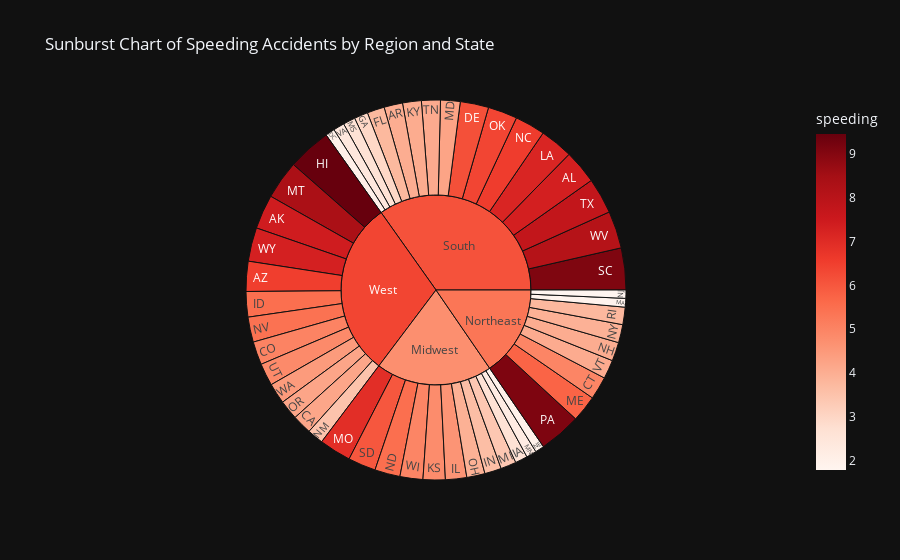

The cell this chart's notebook holds for it:
### Code cell
#sunburst chart of region wise and statewise speeding accidents
fig = px.sunburst(df,
                  path=['region','abbrev'],
                  values='speeding',
                  title="Sunburst Chart of Speeding Accidents by Region and State",
                  color='speeding',
                  color_continuous_scale='Reds',
                  template='plotly_dark')
fig.show()

### Figure 1 — Plotly figure (JSON) as saved in the notebook; plotly's stock layout.template omitted (floating-point values rounded to 4 significant figures)
{"data": [{"branchvalues": "total", "customdata": [[7.332], [7.421], [6.51], [4.032], [4.2], [5.032], [4.968], [6.156], [2.006], [3.759], [2.964], [9.45], [5.508], [4.608], [3.625], [2.669], [4.806], [4.066], [7.175], [5.738], [4.25], [1.886], [3.384], [2.208], [2.64], [6.923], [8.346], [1.937], [5.439], [4.06], [1.792], [3.496], [3.936], [6.552], [5.497], [3.948], [6.368], [4.224], [9.1], [3.774], [9.082], [6.014], [4.095], [7.76], [4.859], [4.08], [2.413], [4.452], [8.092], [4.968], [7.308], [6.109], [6.377], [5.34], [4.73]], "domain": {"x": [0, 1], "y": [0, 1]}, "hovertemplate": "labels=%{label}<br>speeding_sum=%{value}<br>parent=%{parent}<br>id=%{id}<br>speeding=%{color}<extra></extra>", "ids": ["South/AL", "West/AK", "West/AZ", "South/AR", "West/CA", "West/CO", "Northeast/CT", "South/DE", "South/DC", "South/FL", "South/GA", "West/HI", "West/ID", "Midwest/IL", "Midwest/IN", "Midwest/IA", "Midwest/KS", "South/KY", "South/LA", "Northeast/ME", "South/MD", "Northeast/MA", "Midwest/MI", "Midwest/MN", "South/MS", "Midwest/MO", "West/MT", "Midwest/NE", "West/NV", "Northeast/NH", "Northeast/NJ", "West/NM", "Northeast/NY", "South/NC", "Midwest/ND", "Midwest/OH", "South/OK", "West/OR", "Northeast/PA", "Northeast/RI", "South/SC", "Midwest/SD", "South/TN", "South/TX", "West/UT", "Northeast/VT", "South/VA", "West/WA", "South/WV", "Midwest/WI", "West/WY", "South", "West", "Northeast", "Midwest"], "labels": ["AL", "AK", "AZ", "AR", "CA", "CO", "CT", "DE", "DC", "FL", "GA", "HI", "ID", "IL", "IN", "IA", "KS", "KY", "LA", "ME", "MD", "MA", "MI", "MN", "MS", "MO", "MT", "NE", "NV", "NH", "NJ", "NM", "NY", "NC", "ND", "OH", "OK", "OR", "PA", "RI", "SC", "SD", "TN", "TX", "UT", "VT", "VA", "WA", "WV", "WI", "WY", "South", "West", "Northeast", "Midwest"], "marker": {"coloraxis": "coloraxis", "colors": [7.332, 7.421, 6.51, 4.032, 4.2, 5.032, 4.968, 6.156, 2.006, 3.759, 2.964, 9.45, 5.508, 4.608, 3.625, 2.669, 4.806, 4.066, 7.175, 5.738, 4.25, 1.886, 3.384, 2.208, 2.64, 6.923, 8.346, 1.937, 5.439, 4.06, 1.792, 3.496, 3.936, 6.552, 5.497, 3.948, 6.368, 4.224, 9.1, 3.774, 9.082, 6.014, 4.095, 7.76, 4.859, 4.08, 2.413, 4.452, 8.092, 4.968, 7.308, 6.109, 6.377, 5.34, 4.73]}, "name": "", "parents": ["South", "West", "West", "South", "West", "West", "Northeast", "South", "South", "South", "South", "West", "West", "Midwest", "Midwest", "Midwest", "Midwest", "South", "South", "Northeast", "South", "Northeast", "Midwest", "Midwest", "South", "Midwest", "West", "Midwest", "West", "Northeast", "Northeast", "West", "Northeast", "South", "Midwest", "Midwest", "South", "West", "Northeast", "Northeast", "South", "Midwest", "South", "South", "West", "Northeast", "South", "West", "South", "Midwest", "West", "", "", "", ""], "type": "sunburst", "values": [7.332, 7.421, 6.51, 4.032, 4.2, 5.032, 4.968, 6.156, 2.006, 3.759, 2.964, 9.45, 5.508, 4.608, 3.625, 2.669, 4.806, 4.066, 7.175, 5.738, 4.25, 1.886, 3.384, 2.208, 2.64, 6.923, 8.346, 1.937, 5.439, 4.06, 1.792, 3.496, 3.936, 6.552, 5.497, 3.948, 6.368, 4.224, 9.1, 3.774, 9.082, 6.014, 4.095, 7.76, 4.859, 4.08, 2.413, 4.452, 8.092, 4.968, 7.308, 88.74, 76.25, 39.33, 50.59]}], "layout": {"coloraxis": {"colorbar": {"title": {"text": "speeding"}}, "colorscale": [[0, "rgb(255,245,240)"], [0.125, "rgb(254,224,210)"], [0.25, "rgb(252,187,161)"], [0.375, "rgb(252,146,114)"], [0.5, "rgb(251,106,74)"], [0.625, "rgb(239,59,44)"], [0.75, "rgb(203,24,29)"], [0.875, "rgb(165,15,21)"], [1, "rgb(103,0,13)"]]}, "legend": {"tracegroupgap": 0}, "title": {"text": "Sunburst Chart of Speeding Accidents by Region and State"}}}
